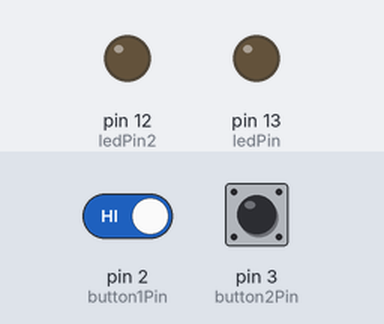
The sketch below on a simulated Arduino Uno, built with avr-gcc and run on an emulated ATmega328P. Parts: output pins drawn as LEDs (lit = HIGH). Dashed ring = blinking. The inputs (shaded band) are chosen by the test bench; at power-on: pin 3 (button2Pin) HIGH, pin 2 (button1Pin) HIGH.

Above: at 1.2 s.
1.3 s: pin 3 (button2Pin) pulled LOW for 1 s
At 1.8 s:
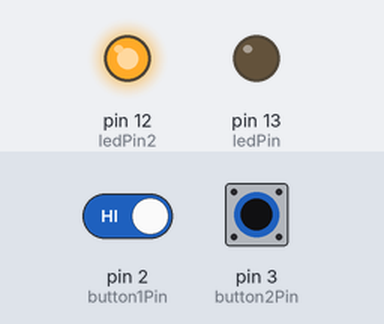
4.3 s: pin 3 (button2Pin) pulled LOW for 3.2 s
At 8.7 s:
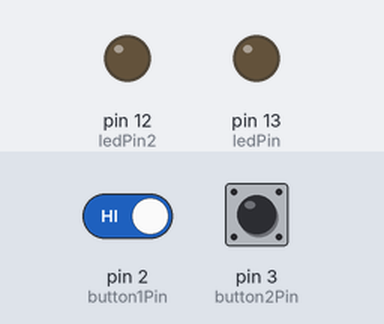
9.0 s: pin 2 (button1Pin) driven LOW and pin 3 (button2Pin) driven LOW
At 9.35 s:
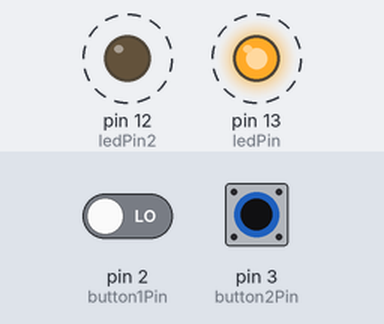
12.0 s: pin 2 (button1Pin) driven HIGH
At 12.2 s:
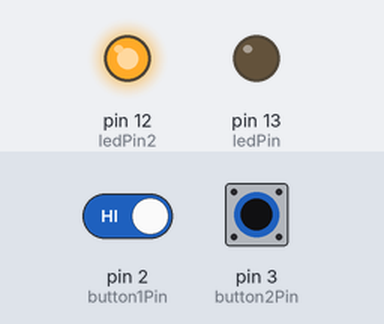
15.0 s: pin 3 (button2Pin) driven HIGH
At 15.9 s:
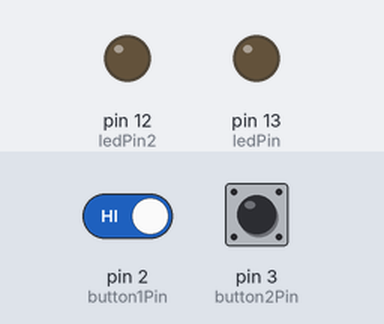
16.5 s: pin 3 (button2Pin) driven LOW
At 17.0 s:
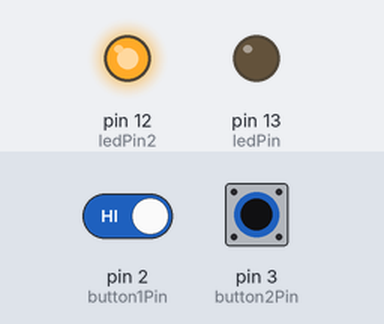
Timing chart, 0 to 19.5 s (numbered marks = the images above; inputs shaded):
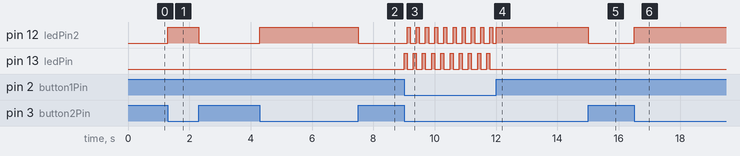

Measured:
- after the input at 1.3 s, pin 12 (ledPin2): LOW → HIGH at once, → LOW 1.0 s later
- after the input at 4.3 s, pin 12 (ledPin2): LOW → HIGH at once, → LOW 3.2 s later
- after the input at 9.0 s, pin 12 (ledPin2): alternates HIGH for 0.10 s and LOW for 0.20 s, starting after 0.10 s; pin 13 (ledPin): alternates HIGH for 0.10 s and LOW for 0.20 s, starting at once
- after the input at 12.0 s, pin 13 (ledPin): stops changing and stays LOW
- after the input at 15.0 s, pin 12 (ledPin2): HIGH → LOW at once
- after the input at 16.5 s, pin 12 (ledPin2): LOW → HIGH at once

The sketch:

Arduino_5.ino
```cpp
/*
SparkFun Inventor's Kit
Example sketch 05

PUSH BUTTONS

  Use pushbuttons for digital input

  Previously we've used the analog pins for input, now we'll use
  the digital pins for input as well. Because digital pins only
  know about HIGH and LOW signals, they're perfect for interfacing
  to pushbuttons and switches that also only have "on" and "off"
  states.

  We'll connect one side of the pushbutton to GND, and the other
  side to a digital pin. When we press down on the pushbutton,
  the pin will be connected to GND, and therefore will be read
  as "LOW" by the Arduino.

  But wait - what happens when you're not pushing the button?
  In this state, the pin is disconnected from everything, which
  we call "floating". What will the pin read as then, HIGH or LOW?
  It's hard to say, because there's no solid connection to either
  5 Volts or GND. The pin could read as either one.

  To deal with this issue, we'll connect a small (10K, or 10,000 Ohm)
  resistance between the pin and 5 Volts. This "pullup" resistor
  will ensure that when you're NOT pushing the button, the pin will
  still have a weak connection to 5 Volts, and therefore read as
  HIGH.

  (Advanced: when you get used to pullup resistors and know when
  they're required, you can activate internal pullup resistors
  on the ATmega processor in the Arduino. See
  http://arduino.cc/en/Tutorial/DigitalPins for information.)

Hardware connections:

  Pushbuttons:

    Pushbuttons have two contacts that are connected if you're
    pushing the button, and disconnected if you're not.

    The pushbuttons we're using have four pins, but two pairs
    of these are connected together. The easiest way to hook up
    the pushbutton is to connect two wires to any opposite corners.

    Connect any pin on pushbutton 1 to ground (GND).
    Connect the opposite diagonal pin of the pushbutton to
    digital pin 2.

    Connect any pin on pushbutton 2 to ground (GND).
    Connect the opposite diagonal pin of the pushbutton to
    digital pin 3.

    Also connect 10K resistors (brown/black/red) between
    digital pins 2 and 3 and 5 Volts. These are called "pullup"
    resistors. They ensure that the input pin will be either
    5V (unpushed) or GND (pushed), and not somewhere in between.
    (Remember that unlike analog inputs, digital inputs are only
    HIGH or LOW.)

  LED:

    Most Arduinos, including the Uno, already have an LED
    and resistor connected to pin 13, so you don't need any
    additional circuitry.

    But if you'd like to connect a second LED to pin 13,

    Connect the positive side of your LED to Arduino digital pin 13
    Connect the negative side of your LED to a 330 Ohm resistor
    Connect the other side of the resistor to ground

This sketch was written by SparkFun Electronics,
with lots of help from the Arduino community.
This code is completely free for any use.
Visit http://learn.sparkfun.com/products/2 for SIK information.
Visit http://www.arduino.cc to learn about the Arduino.

Version 2.0 6/2012 MDG
*/


// First we'll set up constants for the pin numbers.
// This will make it easier to follow the code below.

const int button1Pin = 2;  // pushbutton 1 pin
const int button2Pin = 3;  // pushbutton 2 pin
const int ledPin =  13;    // LED pin
const int ledPin2 = 12;


void setup()
{
  // Set up the pushbutton pins to be an input:
  pinMode(button1Pin, INPUT);
  pinMode(button2Pin, INPUT);

  // Set up the LED pin to be an output:
  pinMode(ledPin, OUTPUT);
  pinMode(ledPin2, OUTPUT);
}


void loop()
{
  int button1State, button2State;  // variables to hold the pushbutton states

  // Since a pushbutton has only two states (pushed or not pushed),
  // we've run them into digital inputs. To read an input, we'll
  // use the digitalRead() function. This function takes one
  // parameter, the pin number, and returns either HIGH (5V)
  // or LOW (GND).

  // Here we'll read the current pushbutton states into
  // two variables:

  button1State = digitalRead(button1Pin);
  button2State = digitalRead(button2Pin);

  // Remember that if the button is being pressed, it will be
  // connected to GND. If the button is not being pressed,
  // the pullup resistor will connect it to 5 Volts.

  // So the state will be LOW when it is being pressed,
  // and HIGH when it is not being pressed.

  // Now we'll use those states to control the LED.
  // Here's what we want to do:

  // "If either button is being pressed, light up the LED"
  // "But, if BOTH buttons are being pressed, DON'T light up the LED"

  // Let's translate that into computer code. The Arduino gives you
  // special logic functions to deal with true/false logic:

  // A == B means "EQUIVALENT". This is true if both sides are the same.
  // A && B means "AND". This is true if both sides are true.
  // A || B means "OR". This is true if either side is true.
  // !A means "NOT". This makes anything after it the opposite (true or false).

  // We can use these operators to translate the above sentences
  // into logic statements (Remember that LOW means the button is
  // being pressed)

  // "If either button is being pressed, light up the LED"
  // becomes:
  // if ((button1State == LOW) || (button2State == LOW)) // light the LED

  // "If BOTH buttons are being pressed, DON'T light up the LED"
  // becomes:
  // if ((button1State == LOW) && (button2State == LOW)) // don't light the LED

  // Now let's use the above functions to combine them into one statement:

  if( button1State == LOW && !                                               // AND we're NOT
      (button1State == LOW) && (button2State == LOW) )
     {
     digitalWrite( ledPin, HIGH );
     delay(100);
     digitalWrite(ledPin, LOW );
     }

  if ( button2State  == LOW
      && !
      (button1State == LOW) && (button2State == LOW) )
     {
      // turn the LED on
     digitalWrite(ledPin2, HIGH);
     delay(100);
     digitalWrite(ledPin2, LOW );
     }

  if( (button1State == LOW) && (button2State == LOW) )
     {
      digitalWrite(ledPin,HIGH);
      delay(100);
      digitalWrite(ledPin,LOW);
      digitalWrite(ledPin2,HIGH);
      delay(100);
      digitalWrite(ledPin2,LOW);
      delay(100);

     }
  else
  {
    digitalWrite(ledPin, LOW);  // turn the LED off
     digitalWrite(ledPin2, LOW);
  }

  // As you can see, logic operators can be combined to make
  // complex decisions!

  // Don't forget that we use = when we're assigning a value,
  // and use == when we're testing a value for equivalence.
}
```
